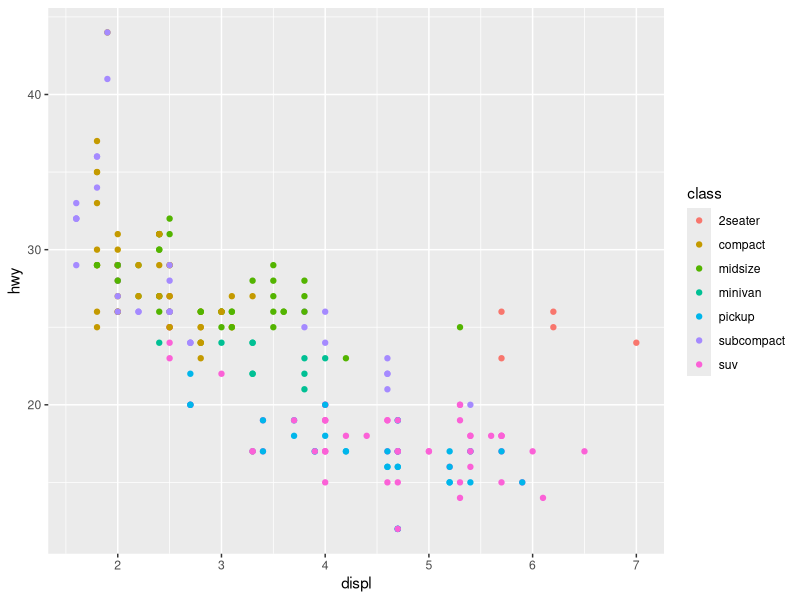
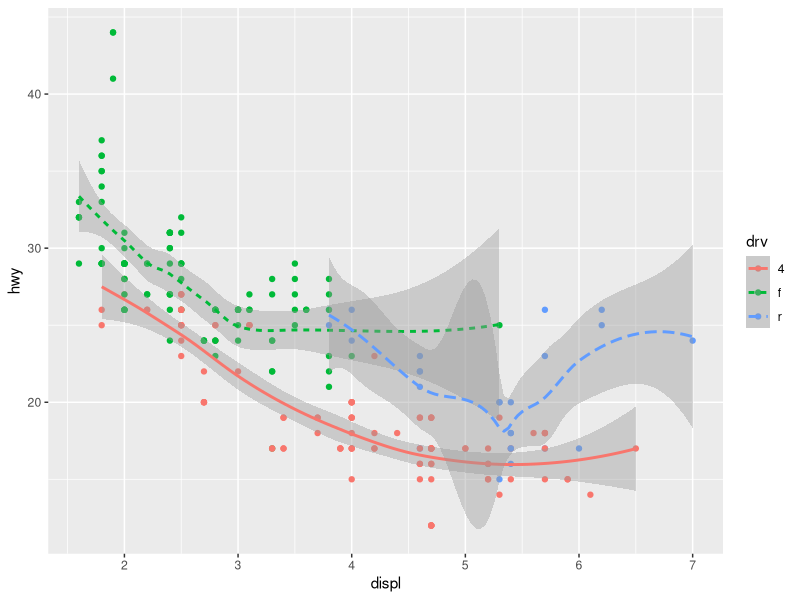
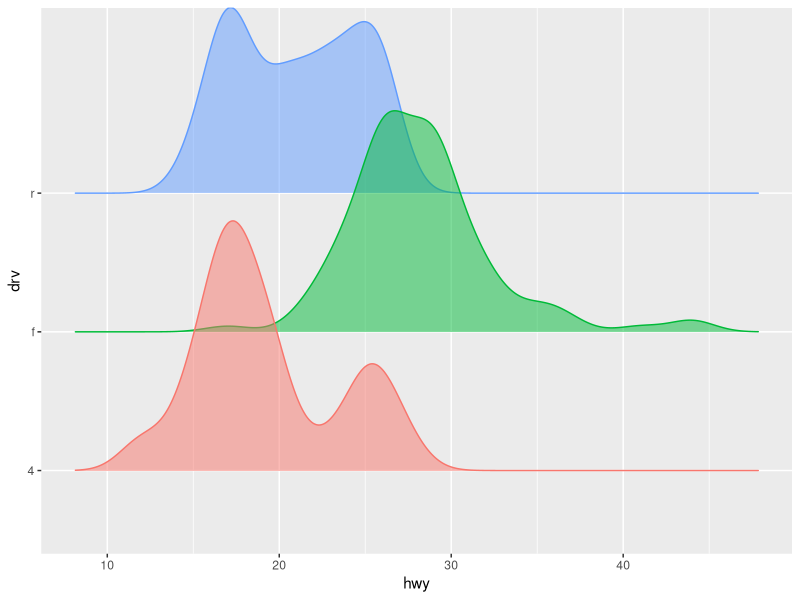
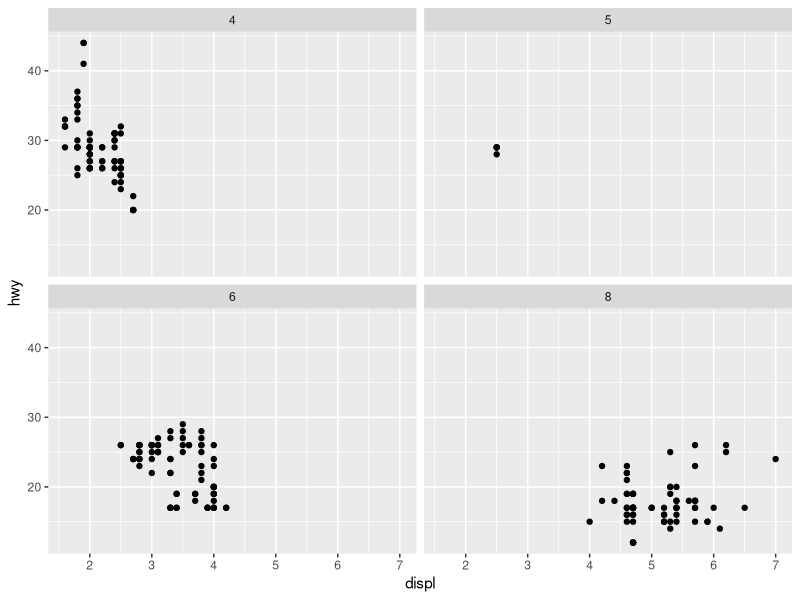
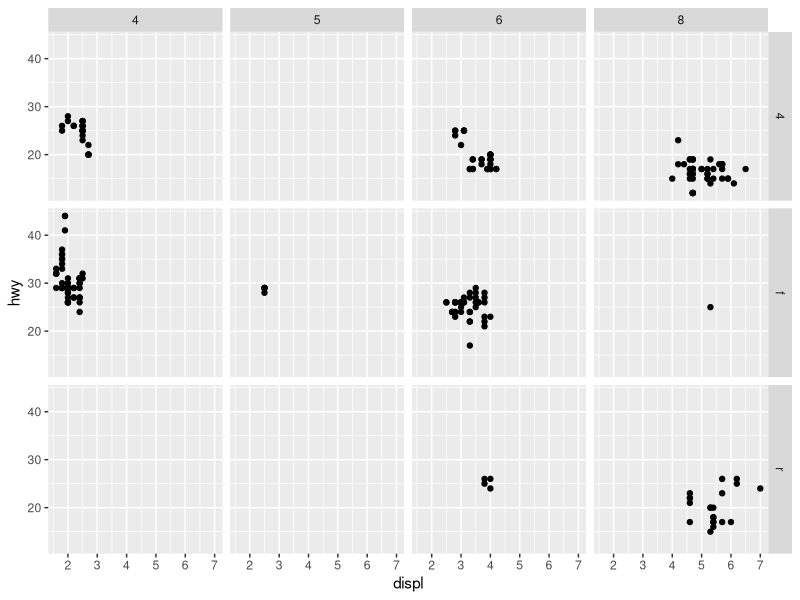
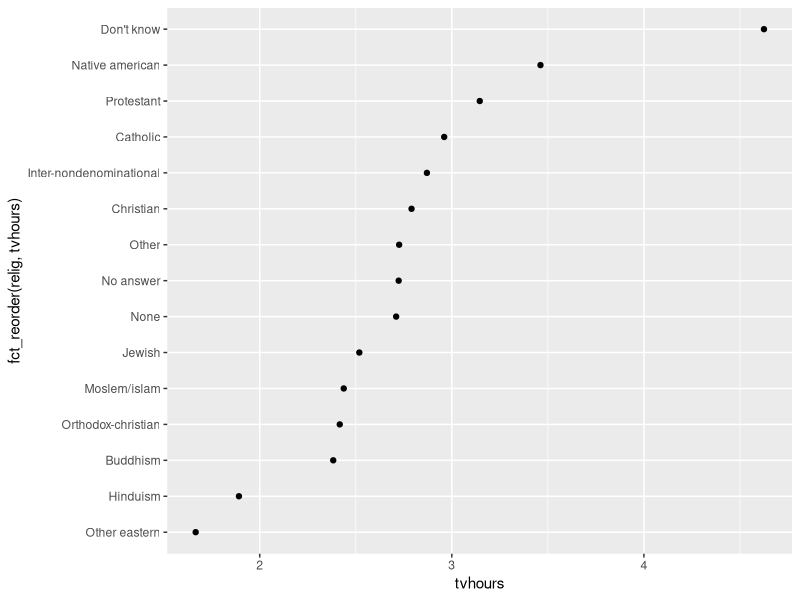
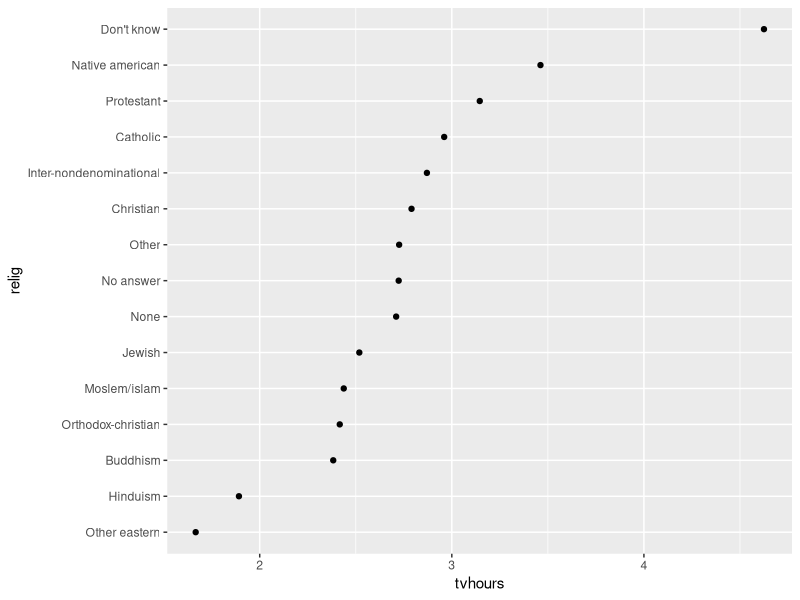
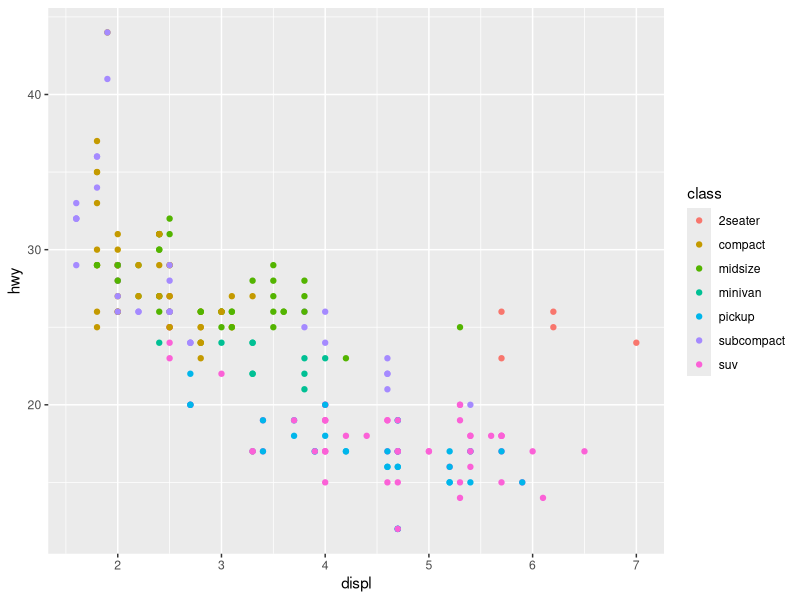

These charts were generated, in order, by the following R code:
install.packages("tidyverse")
install.packages("ggridges")
install.packages("gss")

library(tidyverse)
library(ggplot2)
library(ggridges)
library(gss)

data("mtcars")
data("mpg")
data("gss_cat")

View(gss_cat)
View(mpg)

ggplot(mpg, aes(x = displ, y = hwy, color = class)) +
  geom_point()
ggsave(filename = "mpg01.png")

ggplot(mpg, aes(x = displ, y = hwy, color = drv)) + 
  geom_point() +
  geom_smooth(aes(linetype = drv))
ggsave(filename = "mpg02.png")

ggplot(mpg, aes(x = hwy, y = drv, fill = drv, color = drv)) +
  geom_density_ridges(alpha = 0.5, show.legend = FALSE)
ggsave(filename = "mpg03.png")

ggplot(mpg, aes(x = displ, y = hwy)) + 
  geom_point() + 
  facet_wrap(~cyl)
ggsave(filename = "mpg04.png")

ggplot(mpg, aes(x = displ, y = hwy)) + 
  geom_point() + 
  facet_grid(drv ~ cyl)
ggsave(filename = "mpg05.png")

relig_summary <- gss_cat |>
  group_by(relig) |>
  summarize(
    tvhours = mean(tvhours, na.rm = TRUE),
    n = n()
  )
ggplot(relig_summary, aes(x = tvhours, y = fct_reorder(relig, tvhours))) +
  geom_point()

relig_summary |>
  mutate(
    relig = fct_reorder(relig, tvhours)
  ) |>
  ggplot(aes(x = tvhours, y = relig)) +
  geom_point()
class("partyid")
